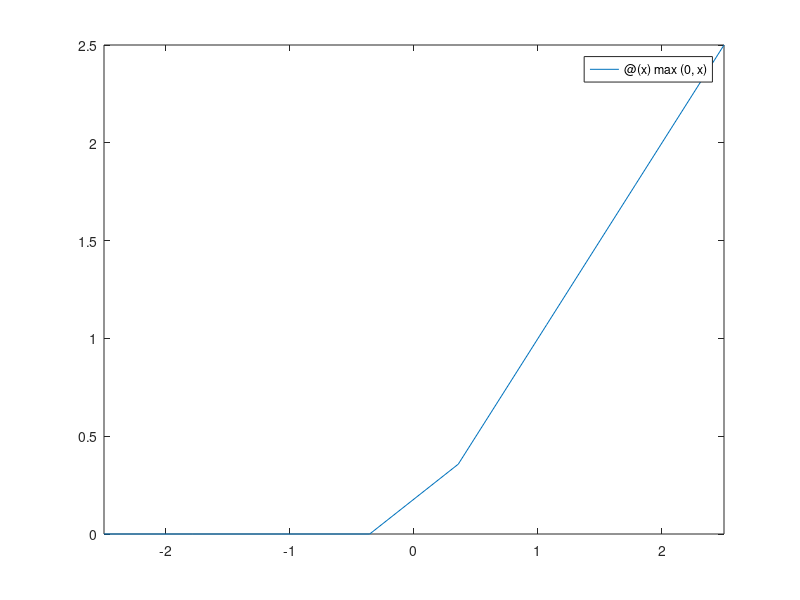

This figure's MATLAB source: (Note: this script raises an error after producing the figure.)
function [x] = activationFunc()



h1 = fplot(@(x) max(0,x), [-2.5 2.5]);
hold on
h2 = fplot(@(y) (1 / (1 + exp(-y))), [-2.5 2.5]);
hold on
h3 = fplot(@(z) log(1+exp(z)), [-2.5 2.5]);
set([h1 h2 h3],'LineWidth',2)

grid on
xlabel('x');
ylabel('z');
lg = legend({'ReLU','sigmoid','sofmax'},'Location','northwest');
lg.FontSize = 12;
set(gca,'Fontsize',12);

end
